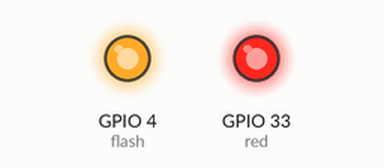
The program below on a simulated ESP32 board running MicroPython. Shown: output pins drawn as LEDs (lit = HIGH). At 9.6 s the program stops and its outputs stay as they are.

Above: at 0.1 s.
At 4.9 s:
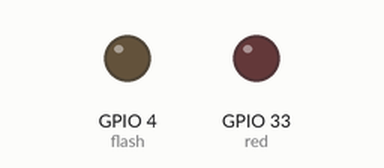
At 9.5 s:
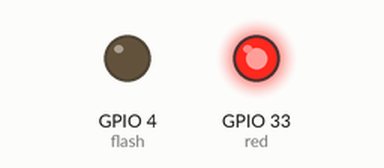
Timing chart, 0 to 11.0 s (numbered marks = the images above):
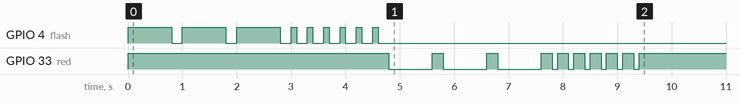

The program:

practice.py
```python
from machine import Pin
import time

flash = Pin(4, Pin.OUT, value=0)
red = Pin(33, Pin.OUT, value=1)

slow = []
fast = []

for i in range(3):
    slow.append(800)

for i in range(6):
    fast.append(100)


def run_pattern(pin_obj, pattern_list, ON, OFF):
    for ms in pattern_list:
        pin_obj.value(ON)
        time.sleep_ms(ms)
        pin_obj.value(OFF)
        time.sleep_ms(200)

run_pattern(flash, slow, 1, 0)
run_pattern(flash, fast, 1, 0)
run_pattern(red, slow, 0, 1)
run_pattern(red, fast, 0, 1)
```

Measured:
- by itself, GPIO 4 (flash): goes 3 × (HIGH 0.80 s, LOW 0.20 s), 5 × (HIGH 0.10 s, LOW 0.20 s), HIGH 0.10 s, then LOW
- by itself, GPIO 33 (red): goes HIGH 4.8 s, 3 × (LOW 0.80 s, HIGH 0.20 s), 5 × (LOW 0.10 s, HIGH 0.20 s), LOW 0.10 s, then HIGH
